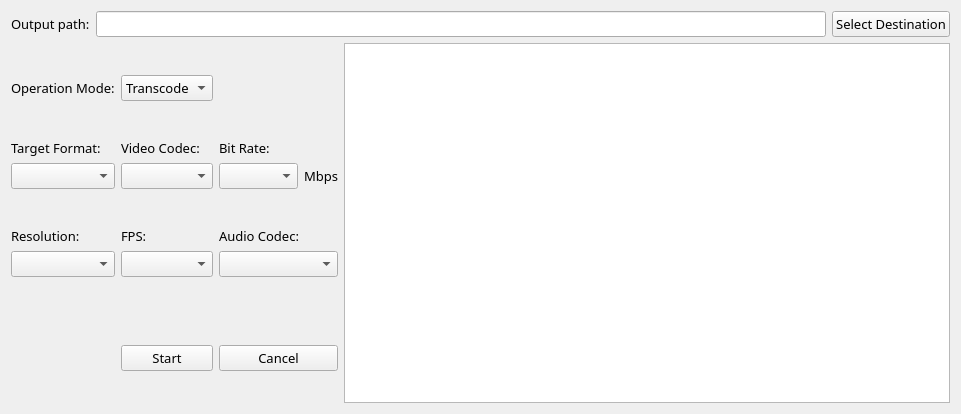
<?xml version="1.0" encoding="UTF-8"?>
<ui version="4.0">
 <class>exportWidget</class>
 <widget class="QWidget" name="exportWidget">
  <property name="windowModality">
   <enum>Qt::ApplicationModal</enum>
  </property>
  <property name="enabled">
   <bool>true</bool>
  </property>
  <property name="geometry">
   <rect>
    <x>0</x>
    <y>0</y>
    <width>961</width>
    <height>414</height>
   </rect>
  </property>
  <property name="sizePolicy">
   <sizepolicy hsizetype="Preferred" vsizetype="Preferred">
    <horstretch>0</horstretch>
    <verstretch>0</verstretch>
   </sizepolicy>
  </property>
  <property name="minimumSize">
   <size>
    <width>0</width>
    <height>0</height>
   </size>
  </property>
  <property name="maximumSize">
   <size>
    <width>16777215</width>
    <height>16777215</height>
   </size>
  </property>
  <property name="baseSize">
   <size>
    <width>0</width>
    <height>0</height>
   </size>
  </property>
  <property name="windowTitle">
   <string>Export Media</string>
  </property>
  <layout class="QHBoxLayout" name="horizontalLayout">
   <item>
    <layout class="QVBoxLayout" name="vl_1" stretch="1,8">
     <item>
      <layout class="QHBoxLayout" name="hb_1">
       <item>
        <widget class="QLabel" name="e_outPath_Label">
         <property name="sizePolicy">
          <sizepolicy hsizetype="Preferred" vsizetype="Fixed">
           <horstretch>0</horstretch>
           <verstretch>0</verstretch>
          </sizepolicy>
         </property>
         <property name="font">
          <font>
           <family>Bahnschrift Light</family>
           <pointsize>10</pointsize>
          </font>
         </property>
         <property name="text">
          <string>Output path:</string>
         </property>
        </widget>
       </item>
       <item>
        <widget class="QLineEdit" name="e_outPathEdit">
         <property name="font">
          <font>
           <family>Bahnschrift Light</family>
           <pointsize>10</pointsize>
          </font>
         </property>
         <property name="cursor">
          <cursorShape>IBeamCursor</cursorShape>
         </property>
         <property name="text">
          <string/>
         </property>
         <property name="readOnly">
          <bool>true</bool>
         </property>
        </widget>
       </item>
       <item>
        <widget class="QPushButton" name="e_selectOutBtn">
         <property name="sizePolicy">
          <sizepolicy hsizetype="Preferred" vsizetype="Fixed">
           <horstretch>0</horstretch>
           <verstretch>0</verstretch>
          </sizepolicy>
         </property>
         <property name="minimumSize">
          <size>
           <width>0</width>
           <height>0</height>
          </size>
         </property>
         <property name="maximumSize">
          <size>
           <width>16777215</width>
           <height>16777215</height>
          </size>
         </property>
         <property name="font">
          <font>
           <family>Bahnschrift Light</family>
           <pointsize>10</pointsize>
          </font>
         </property>
         <property name="text">
          <string>Select Destination</string>
         </property>
        </widget>
       </item>
      </layout>
     </item>
     <item>
      <layout class="QHBoxLayout" name="hb_2" stretch="0,3">
       <item>
        <layout class="QGridLayout" name="control_layout" columnstretch="3,3,3">
         <item row="2" column="1">
          <layout class="QVBoxLayout" name="vCodec_vLayout">
           <item>
            <widget class="QLabel" name="e_vCodecLabel">
             <property name="sizePolicy">
              <sizepolicy hsizetype="Preferred" vsizetype="Fixed">
               <horstretch>0</horstretch>
               <verstretch>0</verstretch>
              </sizepolicy>
             </property>
             <property name="font">
              <font>
               <family>Bahnschrift Light</family>
               <pointsize>10</pointsize>
              </font>
             </property>
             <property name="text">
              <string>Video Codec:</string>
             </property>
            </widget>
           </item>
           <item>
            <widget class="QComboBox" name="e_vCodecBox">
             <property name="font">
              <font>
               <family>Bahnschrift Light</family>
               <pointsize>10</pointsize>
              </font>
             </property>
            </widget>
           </item>
          </layout>
         </item>
         <item row="2" column="0">
          <layout class="QVBoxLayout" name="format_vLayout" stretch="0,0">
           <item>
            <widget class="QLabel" name="e_formatLabel">
             <property name="sizePolicy">
              <sizepolicy hsizetype="Preferred" vsizetype="Fixed">
               <horstretch>0</horstretch>
               <verstretch>0</verstretch>
              </sizepolicy>
             </property>
             <property name="font">
              <font>
               <family>Bahnschrift Light</family>
               <pointsize>10</pointsize>
              </font>
             </property>
             <property name="text">
              <string>Target Format:</string>
             </property>
            </widget>
           </item>
           <item>
            <widget class="QComboBox" name="e_formatBox">
             <property name="sizePolicy">
              <sizepolicy hsizetype="Preferred" vsizetype="Fixed">
               <horstretch>0</horstretch>
               <verstretch>0</verstretch>
              </sizepolicy>
             </property>
             <property name="font">
              <font>
               <family>Bahnschrift Light</family>
               <pointsize>10</pointsize>
              </font>
             </property>
            </widget>
           </item>
          </layout>
         </item>
         <item row="6" column="2">
          <spacer name="space_2">
           <property name="orientation">
            <enum>Qt::Vertical</enum>
           </property>
           <property name="sizeType">
            <enum>QSizePolicy::Fixed</enum>
           </property>
           <property name="sizeHint" stdset="0">
            <size>
             <width>20</width>
             <height>30</height>
            </size>
           </property>
          </spacer>
         </item>
         <item row="7" column="1">
          <widget class="QPushButton" name="e_startBtn">
           <property name="font">
            <font>
             <family>Bahnschrift Light</family>
             <pointsize>10</pointsize>
            </font>
           </property>
           <property name="text">
            <string>Start</string>
           </property>
          </widget>
         </item>
         <item row="7" column="2">
          <widget class="QPushButton" name="e_cancelBtn">
           <property name="font">
            <font>
             <family>Bahnschrift Light</family>
             <pointsize>10</pointsize>
            </font>
           </property>
           <property name="text">
            <string>Cancel</string>
           </property>
          </widget>
         </item>
         <item row="2" column="2">
          <layout class="QVBoxLayout" name="bitRate_vLayput">
           <item>
            <widget class="QLabel" name="e_bitRateText">
             <property name="sizePolicy">
              <sizepolicy hsizetype="Preferred" vsizetype="Fixed">
               <horstretch>0</horstretch>
               <verstretch>0</verstretch>
              </sizepolicy>
             </property>
             <property name="font">
              <font>
               <family>Bahnschrift Light</family>
               <pointsize>10</pointsize>
              </font>
             </property>
             <property name="text">
              <string>Bit Rate:</string>
             </property>
            </widget>
           </item>
           <item>
            <layout class="QHBoxLayout" name="mbps_hLayout">
             <item>
              <widget class="QComboBox" name="e_bitRateBox">
               <property name="font">
                <font>
                 <family>Bahnschrift Light</family>
                 <pointsize>10</pointsize>
                </font>
               </property>
               <property name="editable">
                <bool>false</bool>
               </property>
              </widget>
             </item>
             <item>
              <widget class="QLabel" name="e_mbpsText">
               <property name="font">
                <font>
                 <family>Bahnschrift Light</family>
                 <pointsize>10</pointsize>
                </font>
               </property>
               <property name="text">
                <string>Mbps</string>
               </property>
              </widget>
             </item>
            </layout>
           </item>
          </layout>
         </item>
         <item row="6" column="0">
          <spacer name="space_1">
           <property name="orientation">
            <enum>Qt::Vertical</enum>
           </property>
           <property name="sizeType">
            <enum>QSizePolicy::Fixed</enum>
           </property>
           <property name="sizeHint" stdset="0">
            <size>
             <width>20</width>
             <height>30</height>
            </size>
           </property>
          </spacer>
         </item>
         <item row="6" column="1">
          <spacer name="space_3">
           <property name="orientation">
            <enum>Qt::Vertical</enum>
           </property>
           <property name="sizeType">
            <enum>QSizePolicy::Fixed</enum>
           </property>
           <property name="sizeHint" stdset="0">
            <size>
             <width>20</width>
             <height>30</height>
            </size>
           </property>
          </spacer>
         </item>
         <item row="1" column="0">
          <widget class="QLabel" name="e_opModeLabel">
           <property name="font">
            <font>
             <family>Bahnschrift Light</family>
             <pointsize>10</pointsize>
            </font>
           </property>
           <property name="text">
            <string>Operation Mode:</string>
           </property>
          </widget>
         </item>
         <item row="1" column="1">
          <widget class="QComboBox" name="e_opModeBox">
           <property name="font">
            <font>
             <family>Bahnschrift Light</family>
             <pointsize>10</pointsize>
            </font>
           </property>
           <item>
            <property name="text">
             <string>Transcode</string>
            </property>
           </item>
           <item>
            <property name="text">
             <string>Rewrap</string>
            </property>
           </item>
          </widget>
         </item>
         <item row="4" column="0">
          <layout class="QVBoxLayout" name="res_vLayout">
           <item>
            <widget class="QLabel" name="e_resLabel">
             <property name="sizePolicy">
              <sizepolicy hsizetype="Preferred" vsizetype="Fixed">
               <horstretch>0</horstretch>
               <verstretch>0</verstretch>
              </sizepolicy>
             </property>
             <property name="font">
              <font>
               <family>Bahnschrift Light</family>
               <pointsize>10</pointsize>
              </font>
             </property>
             <property name="text">
              <string>Resolution:</string>
             </property>
            </widget>
           </item>
           <item>
            <widget class="QComboBox" name="e_resBox">
             <property name="font">
              <font>
               <family>Bahnschrift Light</family>
               <pointsize>10</pointsize>
              </font>
             </property>
            </widget>
           </item>
          </layout>
         </item>
         <item row="4" column="1">
          <layout class="QVBoxLayout" name="fps_vLayout">
           <item>
            <widget class="QLabel" name="e_fpsLabel">
             <property name="sizePolicy">
              <sizepolicy hsizetype="Preferred" vsizetype="Fixed">
               <horstretch>0</horstretch>
               <verstretch>0</verstretch>
              </sizepolicy>
             </property>
             <property name="font">
              <font>
               <family>Bahnschrift Light</family>
               <pointsize>10</pointsize>
              </font>
             </property>
             <property name="text">
              <string>FPS:</string>
             </property>
            </widget>
           </item>
           <item>
            <widget class="QComboBox" name="e_fpsBox">
             <property name="font">
              <font>
               <family>Bahnschrift Light</family>
               <pointsize>10</pointsize>
              </font>
             </property>
            </widget>
           </item>
          </layout>
         </item>
         <item row="4" column="2">
          <layout class="QVBoxLayout" name="aCodec_vLayout">
           <item>
            <widget class="QLabel" name="e_aCodecLabel">
             <property name="sizePolicy">
              <sizepolicy hsizetype="Preferred" vsizetype="Fixed">
               <horstretch>0</horstretch>
               <verstretch>0</verstretch>
              </sizepolicy>
             </property>
             <property name="font">
              <font>
               <family>Bahnschrift Light</family>
               <pointsize>10</pointsize>
              </font>
             </property>
             <property name="text">
              <string>Audio Codec:</string>
             </property>
            </widget>
           </item>
           <item>
            <widget class="QComboBox" name="e_aCodecBox">
             <property name="font">
              <font>
               <family>Bahnschrift Light</family>
               <pointsize>10</pointsize>
              </font>
             </property>
            </widget>
           </item>
          </layout>
         </item>
        </layout>
       </item>
       <item>
        <widget class="QTextBrowser" name="e_log_text">
         <property name="sizePolicy">
          <sizepolicy hsizetype="Preferred" vsizetype="Preferred">
           <horstretch>0</horstretch>
           <verstretch>0</verstretch>
          </sizepolicy>
         </property>
         <property name="minimumSize">
          <size>
           <width>600</width>
           <height>0</height>
          </size>
         </property>
         <property name="focusPolicy">
          <enum>Qt::NoFocus</enum>
         </property>
        </widget>
       </item>
      </layout>
     </item>
    </layout>
   </item>
  </layout>
 </widget>
 <resources/>
 <connections/>
</ui>
